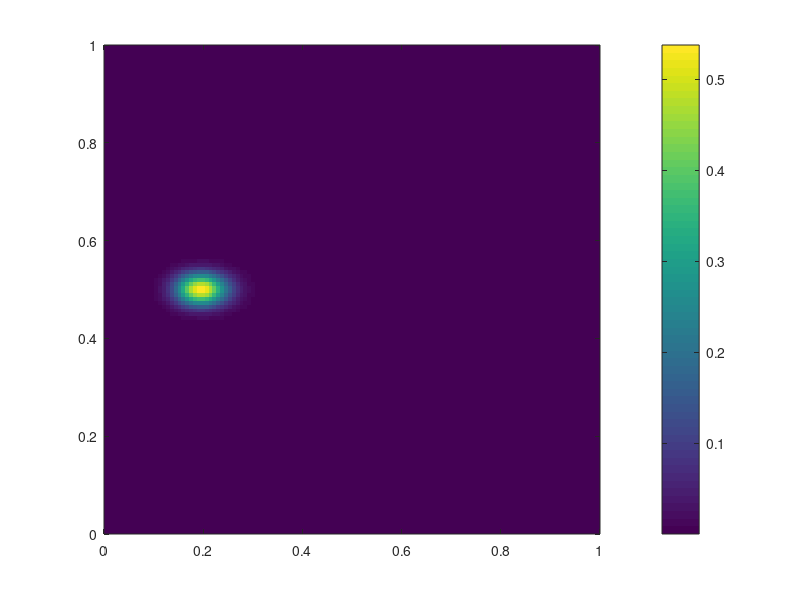

Write MATLAB code to recreate this figure.
clear

upwind = 1

xmin     = -0.0;  xmax    =    1; Lx = xmax - xmin;
ymin     = -0.0;  ymax    =    1; Ly = ymax - ymin;

zmin     = -0.00; zmax    =    1; Lz = zmax - zmin;
nx       = 4*32;
ny       = 4*32;
nz       = 4*32;

Vx      =  ones(nx+1,ny+0,nz+0);
Vy      =  zeros(nx+0,ny+1,nz+0);
Vz      =  zeros(nx+0,ny+0,nz+1);

dx       = Lx/nx;                                                       
dy       = Ly/ny;
dz       = Lz/nz;
dt       = 0.25*min(min(dx,dy),dz) / 1


xce=xmin-dx/2:dx:xmax+dx/2;
yce=ymin-dy/2:dy:ymax+dy/2;
zce=zmin-dz/2:dz:zmax+dz/2;

xc=xmin+dx/2:dx:xmax-dx/2;
yc=ymin+dy/2:dy:ymax-dy/2;

[xce2,yce2,zce2] = ndgrid(xce,yce,zce);

xC = 0.1;
yC = 0.5*(ymin+ymax);
zC = 0.5*(zmin+zmax);

Tc_ex = exp(-(xce2-xC).^2/ 0.001 - (yce2-yC).^2/ 0.001 - (zce2-zC).^2/ 0.001);

vxm1   = min(Vx(1:end-1,:,int16(ceil(nz/2))),0);
vxp1   = max(Vx(2:end  ,:,int16(ceil(nz/2))),0);
vym1   = min(Vy(:,1:end-1,int16(ceil(nz/2))),0);
vyp1   = max(Vy(:,2:end  ,int16(ceil(nz/2))),0);

phi1     = Tc_ex(2:end-1,2:end-1,int16(ceil(nz/2)));
order    = 2;
dimsplit = 1;

time = 0;

for it=1:50
    
    time = time + dt;

    % 1.1 Upwind
    phi1o = phi1;
    phi1t = phi1;
    for step=1:order
        if upwind == 1
            phie  = [1*phi1t(end,:); phi1t; 1*phi1t(1,:)]; % periodic x
            phie  = [1*phie(:,end)  phie  1*phie(:,1)];
            phxm1 = 1/dx*(phie(2:end-1,2:end-1) - phie(1:end-2,2:end-1));
            phxp1 = 1/dx*(phie(3:end,2:end-1)   - phie(2:end-1,2:end-1));
        else
            [phxm1,phxp1,c,d] = weno5(phi1t, dx, dy , 1, 0, 1);
        end
        phi1t = phi1t - dimsplit*dt*(vxp1.*phxm1 + vxm1.*phxp1);
    end
    phi1t = (1/order)*phi1t + (1-1/order)*phi1o;
    phi1o = phi1t;
    for step=1:order
        if upwind == 1
            phie  = [1*phi1t(end,:); phi1t; 1*phi1t(1,  :)]; % periodic x
            phie  = [1*phie(:  ,1)  phie  1*phie(:,end)];
            phym1 = 1/dy*(phie(2:end-1,2:end-1) - phie(2:end-1,1:end-2));
            phyp1 = 1/dy*(phie(2:end-1,3:end)   - phie(2:end-1,2:end-1));
        else
            [a,b,phym1,phyp1] = weno5(phi1t, dx, dy , 1, 0, 1);
        end
        phi1t = phi1t - dt*(vyp1.*phym1 + vym1.*phyp1) - (1-dimsplit)*dt*(vxp1.*phxm1 + vxm1.*phxp1);
    end
    phi1 = (1/order)*phi1t + (1-1/order)*phi1o;
    
end

centerx = time*1 + 0.1

figure(1);
imagesc(xc,yc, phi1' )
colorbar
set(gca,'ydir','normal')
